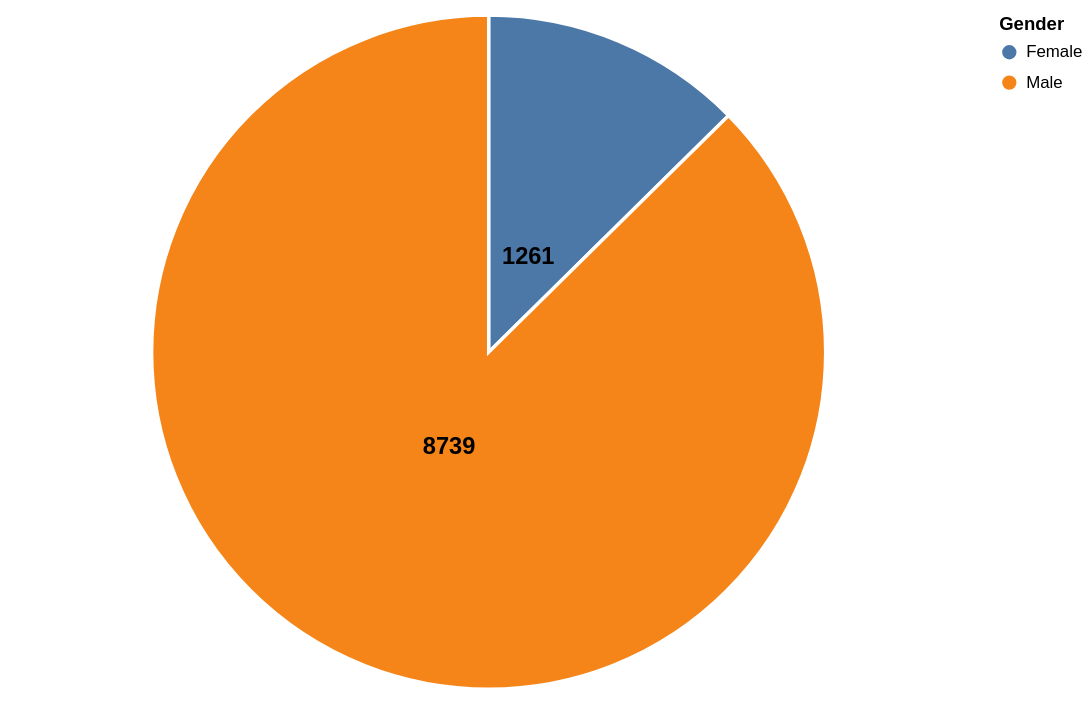

Write the Vega-Lite specification saved for this chart.
### Vega-Lite specification from a JSON file in a GitHub repository (floating-point values rounded to 4 significant figures)
{"$schema": "https://vega.github.io/schema/vega-lite/v5.json", "description": "Pie Chart with Percentage Annotations and Tooltips", "width": 570, "height": 400, "data": {"values": [{"category": "Female", "value": 1261}, {"category": "Male", "value": 8739}]}, "layer": [{"mark": {"type": "arc", "tooltip": true, "stroke": "white", "strokeWidth": 2}, "encoding": {"color": {"field": "category", "type": "nominal", "title": "Gender"}, "theta": {"field": "value", "type": "quantitative", "stack": "normalize", "title": "Percentage"}}}, {"mark": {"type": "text", "radiusOffset": 0.9, "radius": 60, "align": "center", "baseline": "middle", "fontWeight": "bold", "fontSize": 14}, "encoding": {"text": {"field": "value", "type": "quantitative"}, "theta": {"field": "value", "type": "quantitative", "stack": "normalize"}}}], "config": {}}
